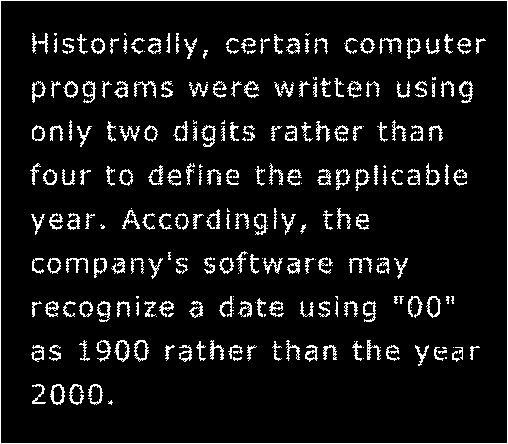
#> input picture Script/Lab 9/broken_text.tif, 508 x 444 px
$ python 'Task2(Dilation).py'
#> lines starting #> are read from the running program, lines starting #| are printed output that depends on the picture; after the words box and inside, x2 and y2 are one past the last pixel; in counts of white or black regions, pixels touching at a corner belong together
import numpy as np
import cv2
from matplotlib.pyplot import imshow


def dilation(structuring_element, picture1_element):
    picture_element = picture1_element.copy()
    x, y = picture_element.shape
    sx, sy = structuring_element.shape
    lr, tb = sx // 2, sy // 2
    pad_picture_element =  np.pad(picture_element, ((lr, lr), (tb, tb)), 'constant')
    for i in range(x):
        for j in range(y):
            matrixofinterest = pad_picture_element[i:i+sx, j:j+sy]
            dilate = False
            boolmatrix = (matrixofinterest!= 0) & (structuring_element == 1)
            dilate = np.any(boolmatrix == True)
            if(dilate == True):
                picture_element[i, j] = 255
    return picture_element

img = cv2.imread(r'./broken_text.tif', cv2.IMREAD_GRAYSCALE)
#> img: shape (444, 508); 7.9% white in thin lines or dots
cv2.imshow('Original', img)
dil = dilation(cv2.getStructuringElement(cv2.MORPH_CROSS, (3, 3)), img)
#> in dilation, `pad_picture_element =  np.pad(picture_element, ((lr, lr), (tb, tb)), '..`:
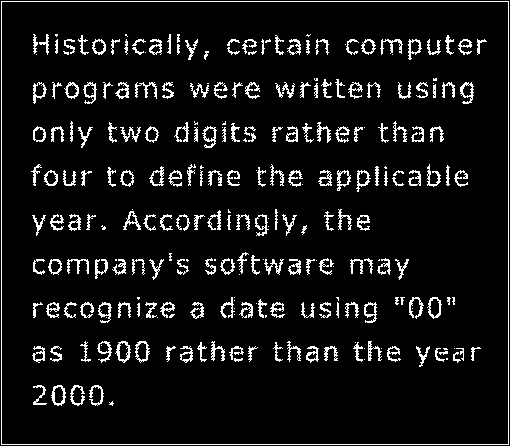
#> pad_picture_element: shape (446, 510); 7.8% white in thin lines or dots
#> after the loop in dilation, `for i in range(x):`:
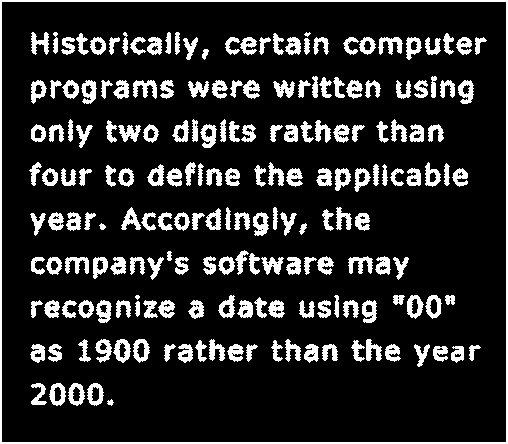
#> picture_element: shape (444, 508); 15.2% white; 194 white regions (2 under 20 px), largest, box (x1, y1, x2, y2) and area: (0, 0, 508, 444) 3792, (133, 80, 157, 99) 257, (378, 37, 403, 55) 251
dil = dilation(cv2.getStructuringElement(cv2.MORPH_RECT, (3, 3)), img)
#> after the loop in dilation (call 2), `for i in range(x):`:
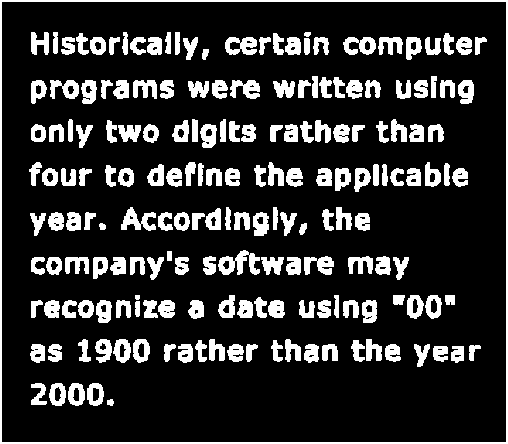
#> picture_element: shape (444, 508); 17.8% white; 186 white regions, largest, box (x1, y1, x2, y2) and area: (0, 0, 508, 444) 3792, (218, 250, 260, 275) 549, (121, 207, 156, 231) 418
cv2.imshow('img', dil )


cv2.waitKey(0)
cv2.destroyAllWindows(0)

$ run again, with Script/Lab 9/fp.tif copied over Script/Lab 9/broken_text.tif
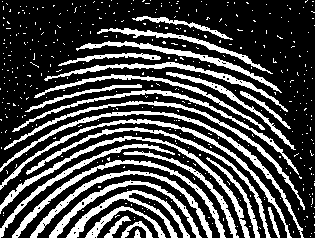
#> input picture Script/Lab 9/fp.tif, 315 x 238 px
#> img: shape (238, 315); 28.5% white; 414 white regions (387 under 20 px), largest, box (x1, y1, x2, y2) and area: (0, 111, 304, 238) 1388, (0, 136, 250, 238) 1372, (0, 119, 292, 238) 1337
#> pad_picture_element: shape (240, 317); 28.1% white; 414 white regions (387 under 20 px), largest, box (x1, y1, x2, y2) and area: (1, 112, 305, 239) 1388, (1, 137, 251, 239) 1372, (1, 120, 293, 239) 1337
#> after the loop in dilation, `for i in range(x):`:
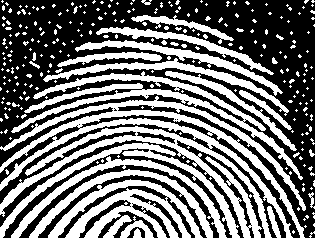
#> picture_element: shape (238, 315); 44.6% white; 278 white regions (248 under 20 px), largest, box (x1, y1, x2, y2) and area: (0, 96, 306, 238) 10524, (11, 71, 303, 180) 3789, (48, 179, 203, 238) 3651
#> after the loop in dilation (call 2), `for i in range(x):`:
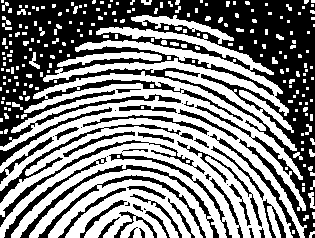
#> picture_element: shape (238, 315); 51.9% white; 51 black regions (12 under 20 px), largest, box (x1, y1, x2, y2) and area: (0, 0, 315, 238) 25299, (20, 165, 219, 238) 1075, (0, 140, 205, 227) 882
